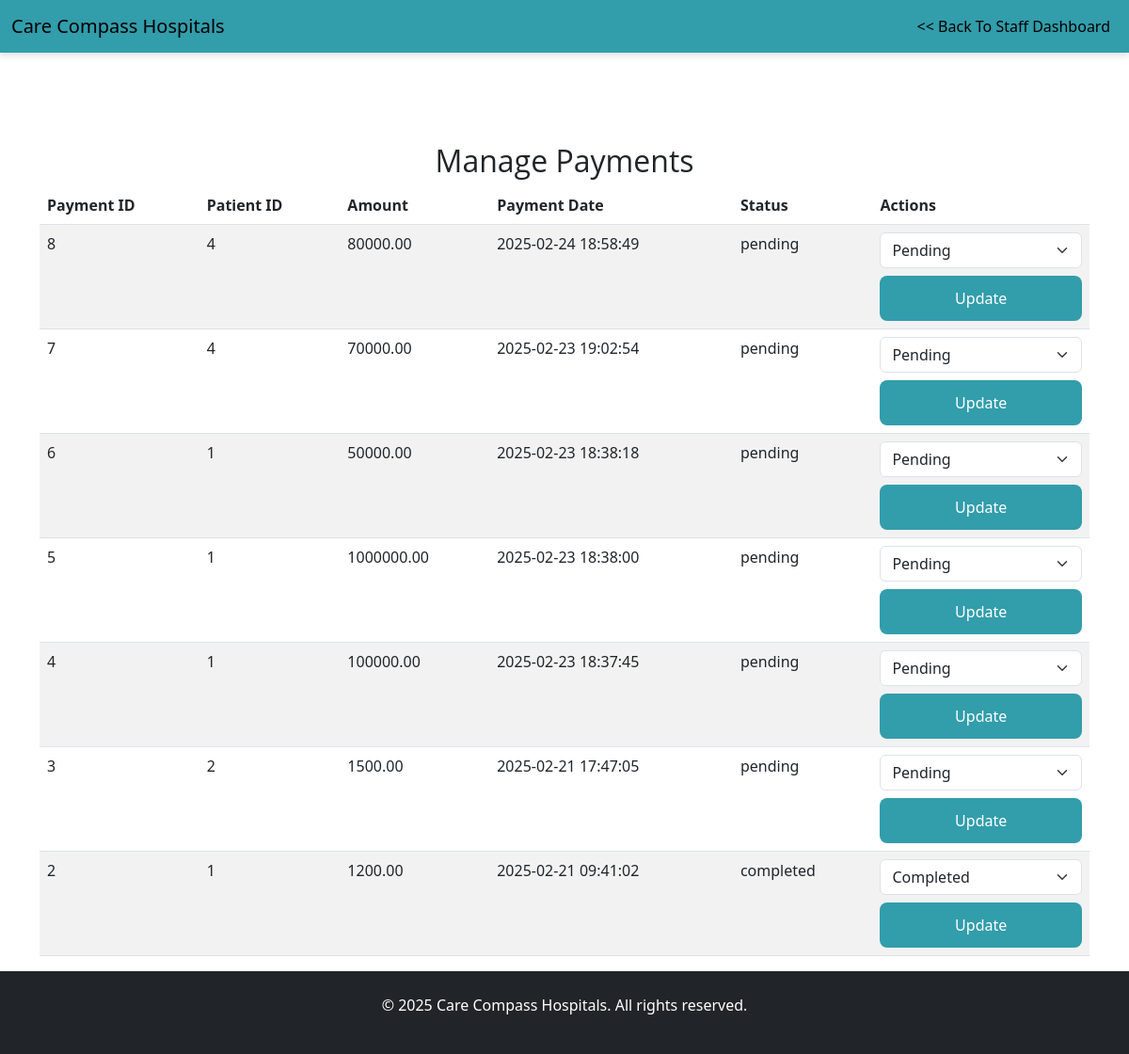
/manage_payments.php (signed in), run on the app's committed database.
### tables this page shows
CREATE TABLE `payment` (
  `payment_id` int(11) NOT NULL,
  `patient_id` int(11) NOT NULL,
  `amount` decimal(10,2) NOT NULL,
  `payment_date` datetime NOT NULL,
  `status` enum('pending','completed','failed') DEFAULT 'pending'
);

### manage_payments.php (the view, shortened to what this page needs)
<?php
include('db_config.php');
$sql = "SELECT * FROM payment ORDER BY payment_date DESC";
$result = $conn->query($sql);
?>
<!DOCTYPE html>
<html lang="en">
<head>
    <link rel="stylesheet" type="text/css" href="styles.css?<?php echo time(); ?>" />
    <link href="https://cdn.jsdelivr.net/npm/bootstrap@5.3.0-alpha1/dist/css/bootstrap.min.css" rel="stylesheet">
</head>
<body>
<nav class="navbar navbar-expand-lg navbar-light position-sticky top-0">
    <div class="container-fluid">
        <a class="navbar-brand" href="index.php">Care Compass Hospitals</a>
        <div class="collapse navbar-collapse" id="navbarNav">
            <ul class="navbar-nav ms-auto">
                <li class="nav-item">
                    <a class="nav-link active" aria-current="page" href="staff_dashboard.php"><< Back To Staff Dashboard</a>
                </li>
            </ul>
        </div>
    </div>
</nav>
    <div class="container mt-5 pt-5">
        <h2 class="text-center">Manage Payments</h2>
        <table class="table table-striped">
            <thead>
                <tr>
                    <th>Payment ID</th>
                    <th>Patient ID</th>
                    <th>Amount</th>
                    <th>Payment Date</th>
                    <th>Status</th>
                    <th>Actions</th>
                </tr>
            </thead>
            <tbody>
                <?php if ($result->num_rows > 0): ?>
                    <?php while ($payment = $result->fetch_assoc()): ?>
                        <tr>
                            <td><?php echo htmlspecialchars($payment['payment_id']); ?></td>
                            <td><?php echo htmlspecialchars($payment['patient_id']); ?></td>
                            <td><?php echo htmlspecialchars($payment['amount']); ?></td>
                            <td><?php echo htmlspecialchars($payment['payment_date']); ?></td>
                            <td><?php echo htmlspecialchars($payment['status']); ?></td>
                            <td>
                                <form method="POST" action="manage_payments.php" style="display:inline;">
                                    <select name="status" class="form-select" required>
                                        <option value="pending" <?php echo ($payment['status'] == 'pending') ? 'selected' : ''; ?>>Pending</option>
                                        <option value="completed" <?php echo ($payment['status'] == 'completed') ? 'selected' : ''; ?>>Completed</option>
                                    </select>
                                    <button type="submit" name="update_status" class="btn btn-primary btn-sm mt-2">Update</button>
                                </form>
                            </td>
                        </tr>
                    <?php endwhile; ?>
                <?php else: ?>
                    <tr>
                        <td colspan="6">No payments found.</td>
                    </tr>
                <?php endif; ?>
            </tbody>
        </table>
    </div>
    <footer class="bg-dark text-white text-center py-4">
        <p>&copy; 2025 Care Compass Hospitals. All rights reserved.</p>
    </footer>
</body>
</html>

### styles.css (style rules this page uses)
body { font-family: 'Roboto', sans-serif; background-color: #ffffff; color: #005F6B; margin: 0; padding: 0; }
h1, h2, h3, h4, h5, h6 { font-family: 'Open Sans', sans-serif; }
.navbar { background-color: #329dab; z-index: 1030; position: fixed; width: 100%; top: 0; left: 0; padding: 15px; box-shadow: 0 4px 6px rgba(0, 0, 0, 0.1); }
.navbar-nav .nav-item a { color: white; transition: transform 0.5s ease; }
h2 { font-size: 2rem; font-weight: 600; color: #329dab; margin-bottom: 20px; }
button[type="submit"] { background-color: #329dab; border: none; padding: 12px 18px; color: white; font-size: 1rem; border-radius: 8px; cursor: pointer; transition: background-color 0.3s ease; width: 100%; }
.btn-primary { background-color: #007B8A; border-color: #007B8A; font-family: 'Poppins', sans-serif; }

### data on the page
payment: payment_id "8", patient "4", amount "80000.00", payment_date "2025-02-24 18:58:49", status "pending", status "Pending"
payment: payment_id "7", patient "4", amount "70000.00", payment_date "2025-02-23 19:02:54", status "pending", status "Pending"
payment: payment_id "6", patient "1", amount "50000.00", payment_date "2025-02-23 18:38:18", status "pending", status "Pending"
payment: payment_id "5", patient "1", amount "1000000.00", payment_date "2025-02-23 18:38:00", status "pending", status "Pending"
payment: payment_id "4", patient "1", amount "100000.00", payment_date "2025-02-23 18:37:45", status "pending", status "Pending"
payment: payment_id "3", patient "2", amount "1500.00", payment_date "2025-02-21 17:47:05", status "pending", status "Pending"
payment: payment_id "2", patient "1", amount "1200.00", payment_date "2025-02-21 09:41:02", status "completed", status "Completed"
